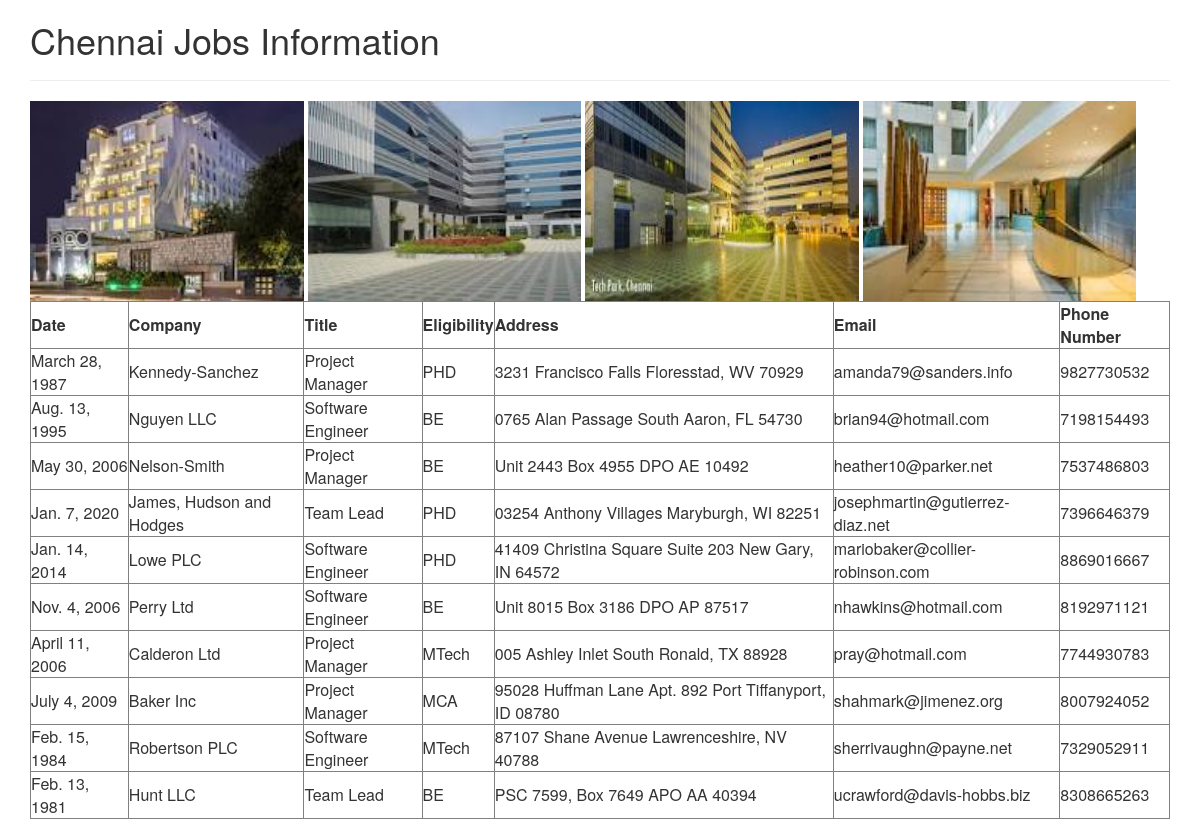
The app's page /chennaijobs/ with its own data.
### testapp/models.py (models this page shows)
class ChennaiJobs(models.Model):
    date = models.DateField()
    company = models.CharField(max_length=50)
    title = models.CharField(max_length=50)
    eligibility = models.CharField(max_length=50)
    address = models.CharField(max_length=50)
    email = models.EmailField()
    phno = models.IntegerField()

### testapp/views.py (the view)
# urls.py: url(r'^chennaijobs/', views.chennaijobs),
def chennaijobs(request):
    jobs_list = ChennaiJobs.objects.order_by('email')
    my_dict = {'Cjobs_list':jobs_list}
    return render(request,'testapp/chennaijobs.html',context=my_dict)

### templates/testapp/chennaijobs.html (shortened to what this page needs)
{%load staticfiles%}
<html>
<head>
<link rel="stylesheet" href="https://maxcdn.bootstrapcdn.com/bootstrap/3.3.7/css/bootstrap.min.css">
<link rel="stylesheet" href="{%static 'css/style.css' %}">
</head>
<body>
  <div class="container">
    <h1>Chennai Jobs Information</h1><hr>
    <img src='{%static 'images/download (13).jpg'%}'>
    <img src='{%static 'images/download (14).jpg'%}'>
    <img src='{%static 'images/download (15).jpg'%}'>
    <img src='{%static 'images/download (16).jpg'%}'>
    {%if Cjobs_list%}
    <table id='tab' border="1">
      <thead>
        <th>Date</th>
        <th>Company</th>
        <th>Title</th>
        <th>Eligibility</th>
        <th>Address</th>
        <th>Email</th>
        <th>Phone Number</th>
      </thead>
      {%for c in Cjobs_list%}
        <tr>
          <td>{{c.date}}</td>
          <td>{{c.company}}</td>
          <td>{{c.title}}</td>
          <td>{{c.eligibility}}</td>
          <td>{{c.address}}</td>
          <td>{{c.email}}</td>
          <td>{{c.phno}}</td>
        </tr>
      {%endfor%}
    </table>
    {%else%}
      <h3>No Jobs Found in Chennai!!!</h3>
    {%endif%}
</body>
</html>

### static/css/style.css (style rules this page uses)
img { width: 24%; height: 200px; }

### records on screen
ChennaiJobs: date "March 28, 1987", company "Kennedy-Sanchez", title "Project Manager", eligibility "PHD", address "3231 Francisco Falls Floresstad, WV 70929", email "amanda79@sanders.info", phno "9827730532"
ChennaiJobs: date "Aug. 13, 1995", company "Nguyen LLC", title "Software Engineer", eligibility "BE", address "0765 Alan Passage South Aaron, FL 54730", email "brian94@hotmail.com", phno "7198154493"
ChennaiJobs: date "May 30, 2006", company "Nelson-Smith", title "Project Manager", eligibility "BE", address "Unit 2443 Box 4955 DPO AE 10492", email "heather10@parker.net", phno "7537486803"
ChennaiJobs: date "Jan. 7, 2020", company "James, Hudson and Hodges", title "Team Lead", eligibility "PHD", address "03254 Anthony Villages Maryburgh, WI 82251", email "josephmartin@gutierrez-diaz.net", phno "7396646379"
ChennaiJobs: date "Jan. 14, 2014", company "Lowe PLC", title "Software Engineer", eligibility "PHD", address "41409 Christina Square Suite 203 New Gary, IN 64572", email "mariobaker@collier-robinson.com", phno "8869016667"
ChennaiJobs: date "Nov. 4, 2006", company "Perry Ltd", title "Software Engineer", eligibility "BE", address "Unit 8015 Box 3186 DPO AP 87517", email "nhawkins@hotmail.com", phno "8192971121"
ChennaiJobs: date "April 11, 2006", company "Calderon Ltd", title "Project Manager", eligibility "MTech", address "005 Ashley Inlet South Ronald, TX 88928", email "pray@hotmail.com", phno "7744930783"
ChennaiJobs: date "July 4, 2009", company "Baker Inc", title "Project Manager", eligibility "MCA", address "95028 Huffman Lane Apt. 892 Port Tiffanyport, ID 08780", email "shahmark@jimenez.org", phno "8007924052"
ChennaiJobs: date "Feb. 15, 1984", company "Robertson PLC", title "Software Engineer", eligibility "MTech", address "87107 Shane Avenue Lawrenceshire, NV 40788", email "sherrivaughn@payne.net", phno "7329052911"
ChennaiJobs: date "Feb. 13, 1981", company "Hunt LLC", title "Team Lead", eligibility "BE", address "PSC 7599, Box 7649 APO AA 40394", email "ucrawford@davis-hobbs.biz", phno "8308665263"
